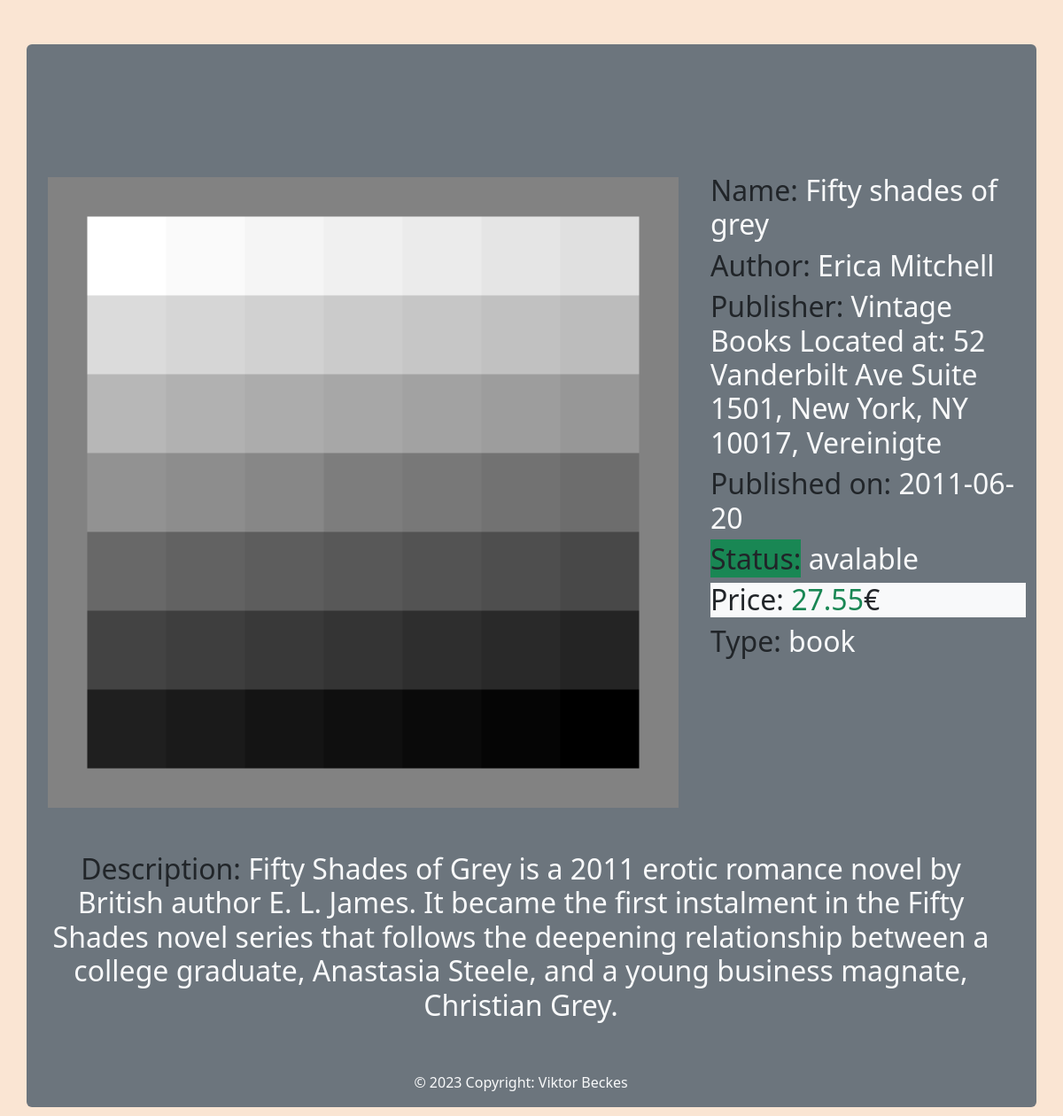
The page /details.php?id=18 on the database its author committed.
### tables this page shows
CREATE TABLE `stock` (
  `ISBN` int(11) NOT NULL,
  `title` varchar(50) NOT NULL,
  `image` varchar(255) DEFAULT NULL,
  `short_des` varchar(300) DEFAULT NULL,
  `type` varchar(30) NOT NULL,
  `author_fn` varchar(50) NOT NULL,
  `author_ln` varchar(50) NOT NULL,
  `publisher` varchar(50) DEFAULT NULL,
  `pub_adress` varchar(60) DEFAULT NULL,
  `pub_date` date NOT NULL,
  `status` varchar(30) DEFAULT NULL,
  `price` decimal(5,2) NOT NULL
);

### details.php (the view, shortened to what this page needs)
<?php
    require_once "connect.php";
    $id = $_GET["id"];
    $sql = "SELECT * FROM stock WHERE ISBN = $id";
    $result = mysqli_query($connect, $sql);
    $row = mysqli_fetch_assoc($result);
    if($row["status"] == "avalable"){
        $instock = "<span class='text-dark bg-success'>Status:</span> ";
    }else{
        $instock = "<span class='text-dark bg-danger'>Status:</span> ";
    }
?>
<!DOCTYPE html>
<html lang="en">
<head>
    <link href="https://cdn.jsdelivr.net/npm/bootstrap@5.3.0-alpha1/dist/css/bootstrap.min.css" rel="stylesheet">
</head>
<body>
    <div class="container bg-secondary text-light rounded">
        <div class="row">
            <div class="col-lg-8" style="height: 40%;"><img src="images/<?= $row["image"]; ?>" alt="error" class="container"></div>
            <div class="col-lg-4 text-start" style="height: 40%;">
            <br><br><br><br>
                <h2><span class="text-dark" >Name:</span> <?= $row["title"]; ?></h2>
                <h2><span class="text-dark">Author:</span> <?= $row["author_fn"] . " " . $row["author_ln"]; ?></h2>
                <h2><span class="text-dark">Publisher:</span> <?= $row["publisher"] . " ". "Located at:" . " " . $row["pub_adress"]; ?></h2>
                <h2><span class="text-dark">Published on:</span> <?= $row["pub_date"]; ?></h2>
                <h2><?= $instock . " " . $row["status"];?></h2>
                <h2 class="text-success bg-light"><span class="text-dark">Price:</span> <?= $row["price"]; ?><span class="text-dark">€</span></h2>
                <h2><span class="text-dark">Type:</span> <?= $row["type"]; ?></h2>
            </div>
            <div class="row">
                <div class="col-lg-12 text-center">
                <h2><span class="text-dark">Description:</span> <?= $row["short_des"]; ?></h2>
                <br><br>
                <p>© 2023 Copyright: Viktor Beckes</p>
            </div>
     </div>
</body>
</html>

### details.php (style rules this page uses)
body { background-color: #FAE5D3; }
.container { padding-top: 50px; margin-top: 50px; margin-bottom: 50px; }

### rows shown on the page
stock: image (picture), title "Fifty shades of grey", author_fn "Erica", author_ln "Mitchell", publisher "Vintage Books", pub_adress "52 Vanderbilt Ave Suite 1501, New York, NY 10017, Vereinigte", pub_date "2011-06-20", status "avalable", price "27.55", type "book", short_des "Fifty Shades of Grey is a 2011 erotic romance novel by British author E. L. James. It became the first instalment in the Fifty Shades novel series that follows the deepening relationship between a college graduate, Anastasia Steele, and a young business magnate, Christian Grey."
